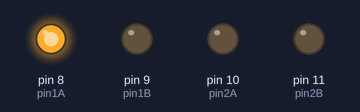
Bench run of a sketch on a simulated Arduino Uno, built with avr-gcc and run on an emulated ATmega328P. Shown: output pins drawn as LEDs (lit = HIGH).

Above: at 0.1 s.
At 1.0 s:
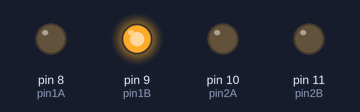
At 1.9 s:
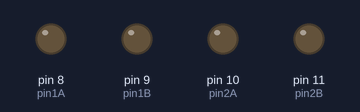
Timing chart, 0 to 3.4 s (numbered marks = the images above):
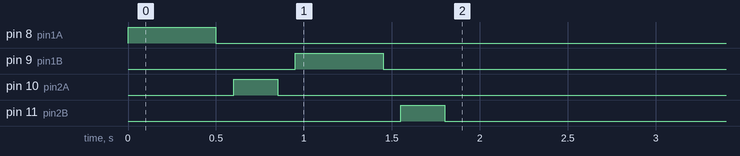

The sketch:

trash5.ino
```cpp
int shapeTable[512];
int mainGlyph[64];
int index = 0;
int readIndex = 0;
float scaleFactor = 2.0;
float side = 500;
float unit = 100;

int pin1A = 8;
int pin1B = 9;

int pin2A = 10;
int pin2B = 11;

void setup() {

  pinMode(pin1A, OUTPUT);
  digitalWrite(pin1A,LOW);
  pinMode(pin1B, OUTPUT);
  digitalWrite(pin1B,LOW);
  pinMode(pin2A, OUTPUT);
  digitalWrite(pin2A,LOW);
  pinMode(pin2B, OUTPUT);
  digitalWrite(pin2B,LOW);


  digitalWrite(pin1A,HIGH);
  digitalWrite(pin1B,LOW);
  delay(side);
  digitalWrite(pin1A,LOW);
  digitalWrite(pin1B,LOW);
  delay(100);

  digitalWrite(pin2A,HIGH);
  digitalWrite(pin2B,LOW);
  delay(side/2);
  digitalWrite(pin2A,LOW);
  digitalWrite(pin2B,LOW);
  delay(100);

  digitalWrite(pin1A,LOW);
  digitalWrite(pin1B,HIGH);
  delay(side);
  digitalWrite(pin1A,LOW);
  digitalWrite(pin1B,LOW);
  delay(100);

  digitalWrite(pin2A,LOW);
  digitalWrite(pin2B,HIGH);
  delay(side/2);
  digitalWrite(pin2A,LOW);
  digitalWrite(pin2B,LOW);
  delay(100);
}

void loop() {

}
```
